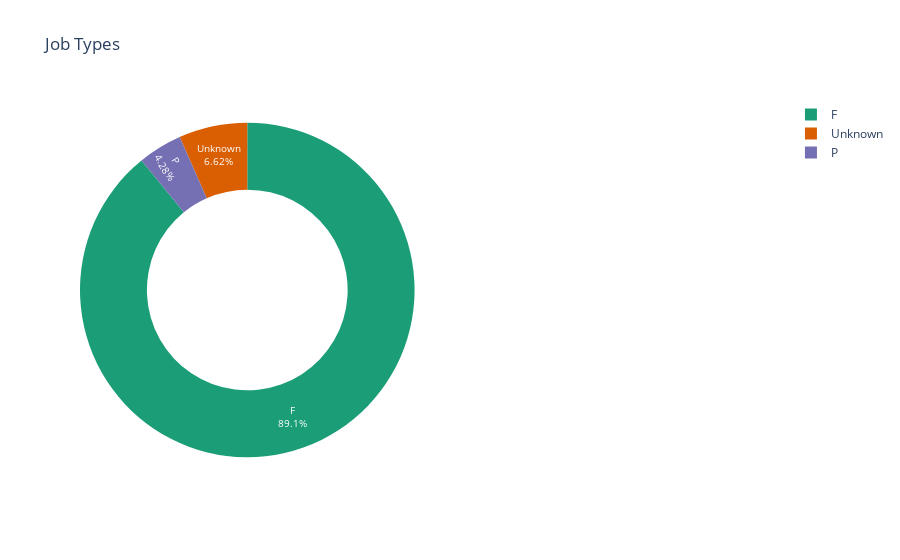

Notebook source saved alongside this figure:
### Code cell
df['Full-Time/Part-Time indicator'].fillna("Unknown", inplace=True)
value_counts = df['Full-Time/Part-Time indicator'].value_counts()
labels = value_counts.index.tolist()
py.iplot(pie_plot(labels, value_counts, ['#1B9E77', '#D95F02', '#7570B3'], "Job Types"))

### Figure 1 — Plotly figure (JSON) as saved in the notebook; plotly's stock layout.template omitted (floating-point values rounded to 4 significant figures)
{"data": [{"domain": {"x": [0, 0.48]}, "hole": 0.6, "labels": ["F", "Unknown", "P"], "marker": {"colors": ["#1B9E77", "#D95F02", "#7570B3"]}, "name": "Job Type", "sort": false, "textfont": {"color": "#FFFFFF", "size": 10}, "textinfo": "percent+label", "values": [2625, 195, 126], "type": "pie"}], "layout": {"annotations": [{"font": {"size": 25}, "showarrow": false, "text": ""}], "title": {"text": "Job Types"}, "autosize": true}}
